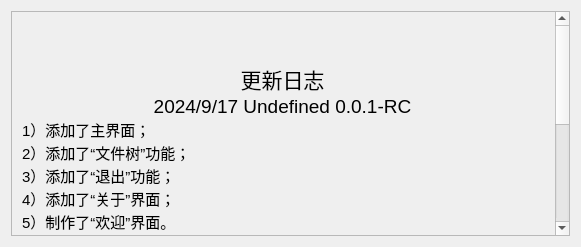
<?xml version="1.0" encoding="UTF-8"?>
<ui version="4.0">
 <class>What</class>
 <widget class="QDialog" name="What">
  <property name="geometry">
   <rect>
    <x>0</x>
    <y>0</y>
    <width>581</width>
    <height>247</height>
   </rect>
  </property>
  <property name="minimumSize">
   <size>
    <width>0</width>
    <height>0</height>
   </size>
  </property>
  <property name="windowTitle">
   <string>更新日志</string>
  </property>
  <layout class="QGridLayout" name="gridLayout">
   <item row="0" column="0">
    <widget class="QScrollArea" name="scrollArea">
     <property name="minimumSize">
      <size>
       <width>0</width>
       <height>0</height>
      </size>
     </property>
     <property name="autoFillBackground">
      <bool>true</bool>
     </property>
     <property name="widgetResizable">
      <bool>true</bool>
     </property>
     <property name="alignment">
      <set>Qt::AlignmentFlag::AlignLeading|Qt::AlignmentFlag::AlignLeft|Qt::AlignmentFlag::AlignVCenter</set>
     </property>
     <widget class="QWidget" name="scrollAreaWidgetContents">
      <property name="geometry">
       <rect>
        <x>0</x>
        <y>0</y>
        <width>540</width>
        <height>440</height>
       </rect>
      </property>
      <property name="minimumSize">
       <size>
        <width>540</width>
        <height>440</height>
       </size>
      </property>
      <widget class="QLabel" name="label">
       <property name="geometry">
        <rect>
         <x>10</x>
         <y>10</y>
         <width>521</width>
         <height>391</height>
        </rect>
       </property>
       <property name="minimumSize">
        <size>
         <width>0</width>
         <height>0</height>
        </size>
       </property>
       <property name="text">
        <string>&lt;!DOCTYPE HTML PUBLIC &quot;-//W3C//DTD HTML 4.0//EN&quot; &quot;http://www.w3.org/TR/REC-html40/strict.dtd&quot;&gt;
&lt;html&gt;&lt;head&gt;&lt;meta name=&quot;qrichtext&quot; content=&quot;1&quot; /&gt;&lt;meta charset=&quot;utf-8&quot; /&gt;&lt;style type=&quot;text/css&quot;&gt;
p, li { white-space: pre-wrap; }
hr { height: 1px; border-width: 0; }
li.unchecked::marker { content: &quot;\2610&quot;; }
li.checked::marker { content: &quot;\2612&quot;; }
&lt;/style&gt;&lt;/head&gt;&lt;body style=&quot; font-family:'Microsoft YaHei UI'; font-size:11pt; font-weight:400; font-style:normal;&quot;&gt;
&lt;p align=&quot;center&quot; style=&quot; margin-top:0px; margin-bottom:0px; margin-left:0px; margin-right:0px; -qt-block-indent:0; text-indent:0px;&quot;&gt;&lt;span style=&quot; font-size:16pt;&quot;&gt;更新日志&lt;/span&gt;&lt;/p&gt;
&lt;p align=&quot;center&quot; style=&quot; margin-top:0px; margin-bottom:0px; margin-left:0px; margin-right:0px; -qt-block-indent:0; text-indent:0px;&quot;&gt;&lt;span style=&quot; font-size:14pt;&quot;&gt;2024/9/17 Undefined 0.0.1-RC&lt;/span&gt;&lt;/p&gt;
&lt;p style=&quot; margin-top:0px; margin-bottom:0px; margin-left:0px; margin-right:0px; -qt-block-indent:0; text-indent:0px;&quot;&gt;1）添加了主界面；&lt;/p&gt;
&lt;p style=&quot; margin-top:0px; margin-bottom:0px; margin-left:0px; margin-right:0px; -qt-block-indent:0; text-indent:0px;&quot;&gt;2）添加了“文件树”功能；&lt;/p&gt;
&lt;p style=&quot; margin-top:0px; margin-bottom:0px; margin-left:0px; margin-right:0px; -qt-block-indent:0; text-indent:0px;&quot;&gt;3）添加了“退出”功能；&lt;/p&gt;
&lt;p style=&quot; margin-top:0px; margin-bottom:0px; margin-left:0px; margin-right:0px; -qt-block-indent:0; text-indent:0px;&quot;&gt;4）添加了“关于”界面；&lt;/p&gt;
&lt;p style=&quot; margin-top:0px; margin-bottom:0px; margin-left:0px; margin-right:0px; -qt-block-indent:0; text-indent:0px;&quot;&gt;5）制作了“欢迎”界面。&lt;/p&gt;
&lt;p align=&quot;center&quot; style=&quot; margin-top:0px; margin-bottom:0px; margin-left:0px; margin-right:0px; -qt-block-indent:0; text-indent:0px;&quot;&gt;&lt;span style=&quot; font-size:14pt;&quot;&gt;2024/9/28 Undefined 0.0.2-RC&lt;/span&gt;&lt;/p&gt;
&lt;p style=&quot; margin-top:0px; margin-bottom:0px; margin-left:0px; margin-right:0px; -qt-block-indent:0; text-indent:0px;&quot;&gt;1）增加了“更新日志”界面；&lt;/p&gt;
&lt;p style=&quot; margin-top:0px; margin-bottom:0px; margin-left:0px; margin-right:0px; -qt-block-indent:0; text-indent:0px;&quot;&gt;2）修改了“关于”界面；&lt;/p&gt;
&lt;p style=&quot; margin-top:0px; margin-bottom:0px; margin-left:0px; margin-right:0px; -qt-block-indent:0; text-indent:0px;&quot;&gt;3）微调UI。&lt;/p&gt;
&lt;p align=&quot;center&quot; style=&quot; margin-top:0px; margin-bottom:0px; margin-left:0px; margin-right:0px; -qt-block-indent:0; text-indent:0px;&quot;&gt;&lt;span style=&quot; font-size:14pt;&quot;&gt;2024/10/2 Undefined 0.0.3-RC&lt;/span&gt;&lt;/p&gt;
&lt;p style=&quot; margin-top:0px; margin-bottom:0px; margin-left:0px; margin-right:0px; -qt-block-indent:0; text-indent:0px;&quot;&gt;_）添加了QLCDNumber实例&lt;/p&gt;&lt;/body&gt;&lt;/html&gt;</string>
       </property>
      </widget>
     </widget>
    </widget>
   </item>
  </layout>
 </widget>
 <resources/>
 <connections/>
</ui>
